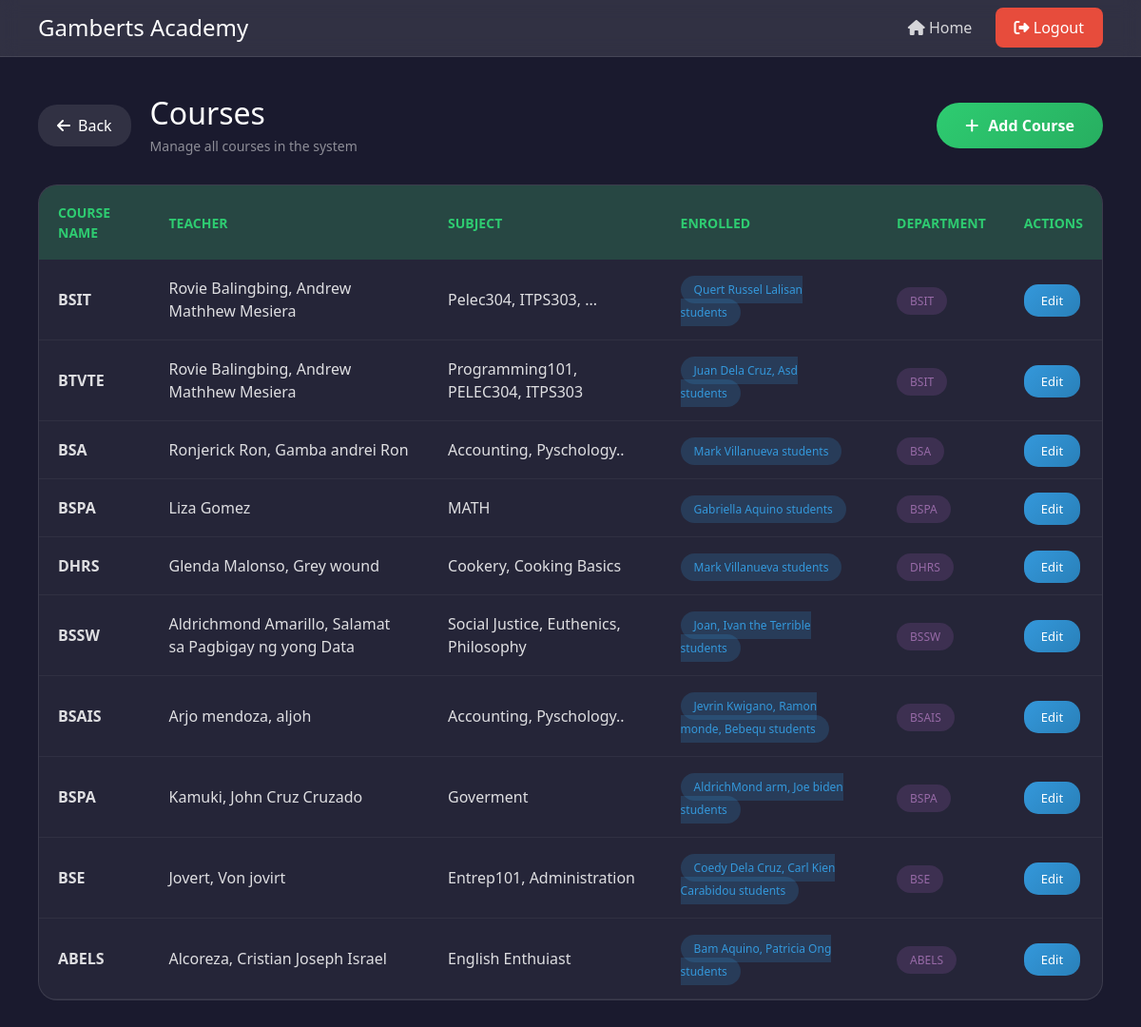
The page /Test_Course/ on the database as committed earlier.
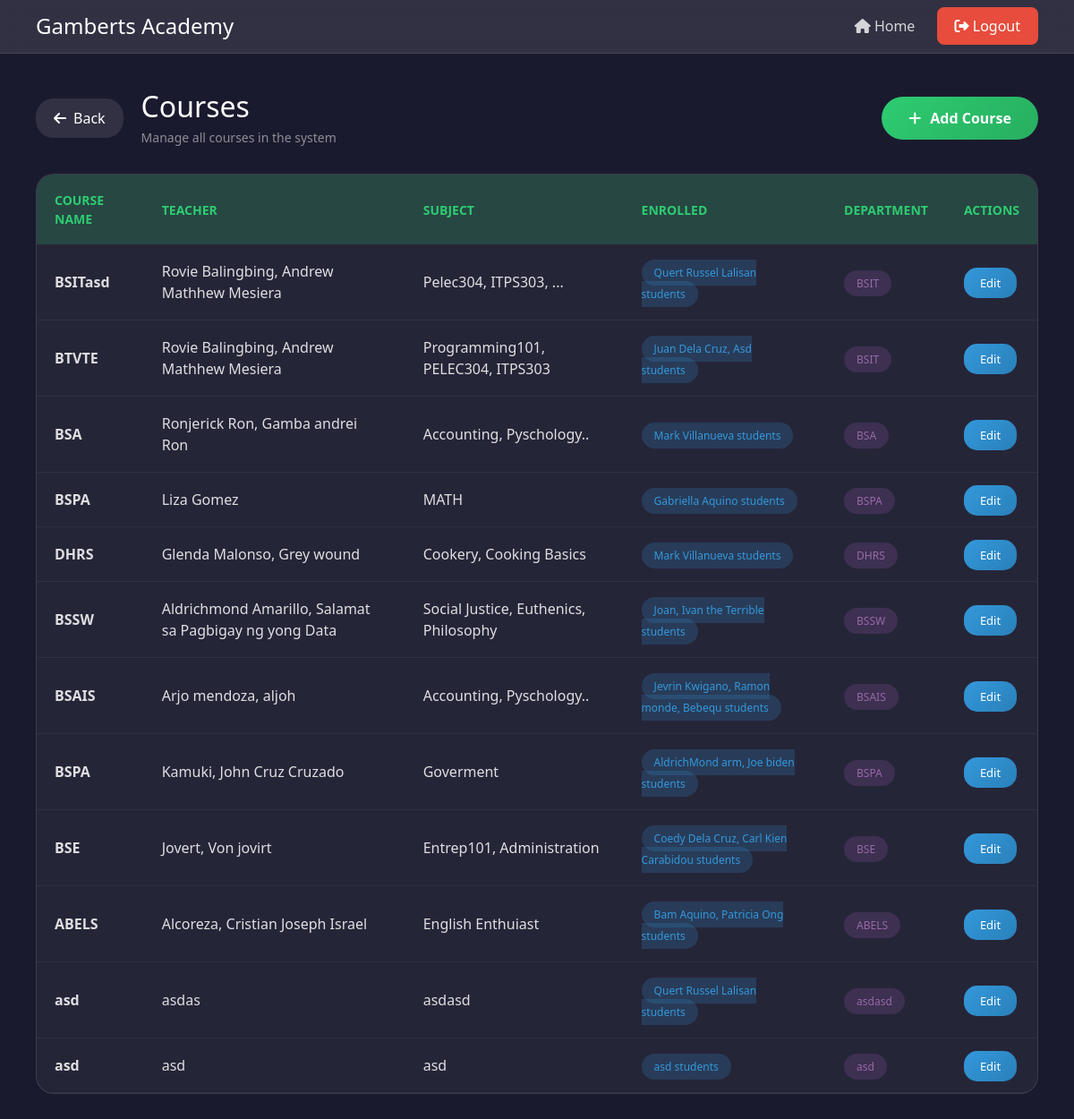
The same page on the database as committed later.
### online_enrollment/models.py (models this page shows, shortened)
class Courses(models.Model):
    student_enrolled = models.CharField(max_length=100)
    name = models.CharField(max_length=100)
    subjects = models.CharField(max_length=100)
    department = models.CharField(max_length=100)
    teachers = models.CharField(max_length=100)

### online_enrollment/views.py (the view)
# urls.py: path('Test_Course/', views.Test_Course, name='Test_Course'),
def Test_Course(request):
    courses = Courses.objects.all()
    return render(request, 'online_enrollment//Courses.html', {'Courses':courses})

### online_enrollment/templates/online_enrollment/Courses.html (shortened to what this page needs)
<!DOCTYPE html>
<html lang="en">
<head>
    <link href="https://cdn.jsdelivr.net/npm/bootstrap@5.3.8/dist/css/bootstrap.min.css" rel="stylesheet">
    <link href="https://cdnjs.cloudflare.com/ajax/libs/font-awesome/6.4.0/css/all.min.css" rel="stylesheet">
</head>
<body>
    <nav class="navbar-custom">
        <div class="brand">
            <h1>Gamberts Academy</h1>
        </div>
        <div>
            <a href="{% url 'Home' %}"><i class="fas fa-home"></i> Home</a>
            <a href="{% url 'Logout' %}" class="btn-logout"><i class="fas fa-sign-out-alt"></i> Logout</a>
        </div>
    </nav>
    <div class="main-content">
        <div class="page-header">
            <div style="display: flex; align-items: center; gap: 20px;">
                <a href="{% url 'Home' %}" class="btn-back">
                    <i class="fas fa-arrow-left"></i> Back
                </a>
                <div class="page-title">
                    <div>
                        <h2>Courses</h2>
                        <p>Manage all courses in the system</p>
                    </div>
                </div>
            </div>
            <a href="{% url 'Course_Form' %}" class="btn-add">
                <i class="fas fa-plus"></i> Add Course
            </a>
        </div>
        <div class="table-card">
            <table>
                <thead>
                    <tr>
                        <th>Course Name</th>
                        <th>Teacher</th>
                        <th>Subject</th>
                        <th>Enrolled</th>
                        <th>Department</th>
                        <th>Actions</th>
                    </tr>
                </thead>
                <tbody>
                    {% for Each_Course in Courses %}
                    <tr>
                        <td><strong>{{ Each_Course.name }}</strong></td>
                        <td>{{ Each_Course.teachers }}</td>
                        <td>{{ Each_Course.subjects }}</td>
                        <td><span class="badge-enrolled">{{ Each_Course.student_enrolled }} students</span></td>
                        <td><span class="badge-department">{{ Each_Course.department }}</span></td>
                        <td>
                            <a href="{% url 'Course_Edit' Each_Course.id %}" class="btn-edit">
                                Edit
                            </a>
                        </td>
                    </tr>
                    {% endfor %}
                </tbody>
            </table>
        </div>
    </div>
</body>
</html>

### online_enrollment/templates/online_enrollment/Courses.html (style rules this page uses)
body { font-family: 'Segoe UI', Tahoma, Geneva, Verdana, sans-serif; background: #1a1a2e; min-height: 100vh; margin: 0; }
.navbar-custom { background: rgba(255,255,255,0.1); backdrop-filter: blur(10px); padding: 15px 40px; display: flex; justify-content: space-between; align-items: center; border-bottom: 1px solid rgba(255,255,255,0.1); }
.brand { display: flex; align-items: center; gap: 12px; }
.navbar-custom h1 { color: white; font-size: 24px; margin: 0; }
.navbar-custom a { color: rgba(255,255,255,0.8); text-decoration: none; padding: 10px 20px; border-radius: 8px; transition: 0.3s; }
.btn-logout { background: #e74c3c; color: white !important; padding: 10px 25px; border-radius: 25px; }
.main-content { padding: 40px; max-width: 1400px; margin: 0 auto; }
.page-header { display: flex; justify-content: space-between; align-items: center; margin-bottom: 30px; flex-wrap: wrap; gap: 20px; }
.page-title { display: flex; align-items: center; gap: 15px; }
.page-title h2 { color: white; font-size: 28p x; margin: 0; }
.page-title p { color: rgba(255,255,255,0.5); margin: 5px 0 0 0; font-size: 14px; }
.btn-add { background: linear-gradient(135deg, #2ecc71, #27ae60); color: white; padding: 12px 30px; border-radius: 25px; text-decoration: none; font-weight: 600; display: flex; align-items: center; gap: 10px; transition: 0.3s; }
.btn-back { background: rgba(255,255,255,0.1); color: white; padding: 10px 20px; border-radius: 20px; text-decoration: none; display: flex; align-items: center; gap: 8px; transition: 0.3s; }
.table-card { background: rgba(255,255,255,0.05); border: 1px solid rgba(255,255,255,0.1); border-radius: 20px; overflow: hidden; }
table { width: 100%; border-collapse: collapse; }
thead { background: rgba(46,204,113,0.2); }
th { color: #2ecc71; font-weight: 600; padding: 18px 20px; text-align: left; font-size: 14px; text-transform: uppercase; }
td { padding: 18px 20px; color: rgba(255,255,255,0.85); border-bottom: 1px solid rgba(255,255,255,0.05); }
.badge-department { background: rgba(155,89,182,0.2); color: rgb(151, 106, 167); padding: 6px 14px; border-radius: 20px; font-size: 12px; }
.badge-enrolled { background: rgba(52,152,219,0.2); color: #3498db; padding: 6px 14px; border-radius: 20px; font-size: 12px; }
.btn-edit { background: linear-gradient(135deg, #3498db, #2980b9); color: white; padding: 8px 18px; border-radius: 15px; text-decoration: none; font-size: 13px; transition: 0.3s; }

Rows that differ between the two databases and show on the page:
changed Courses "Pelec304, ITPS303, ...": name "BSIT" → "BSITasd"
added Courses: name "asd", teachers "asdas", subjects "asdasd", student_enrolled "Quert Russel Lalisan", department "asdasd"
added Courses: name "asd", teachers "asd", subjects "asd", student_enrolled "asd", department "asd"
